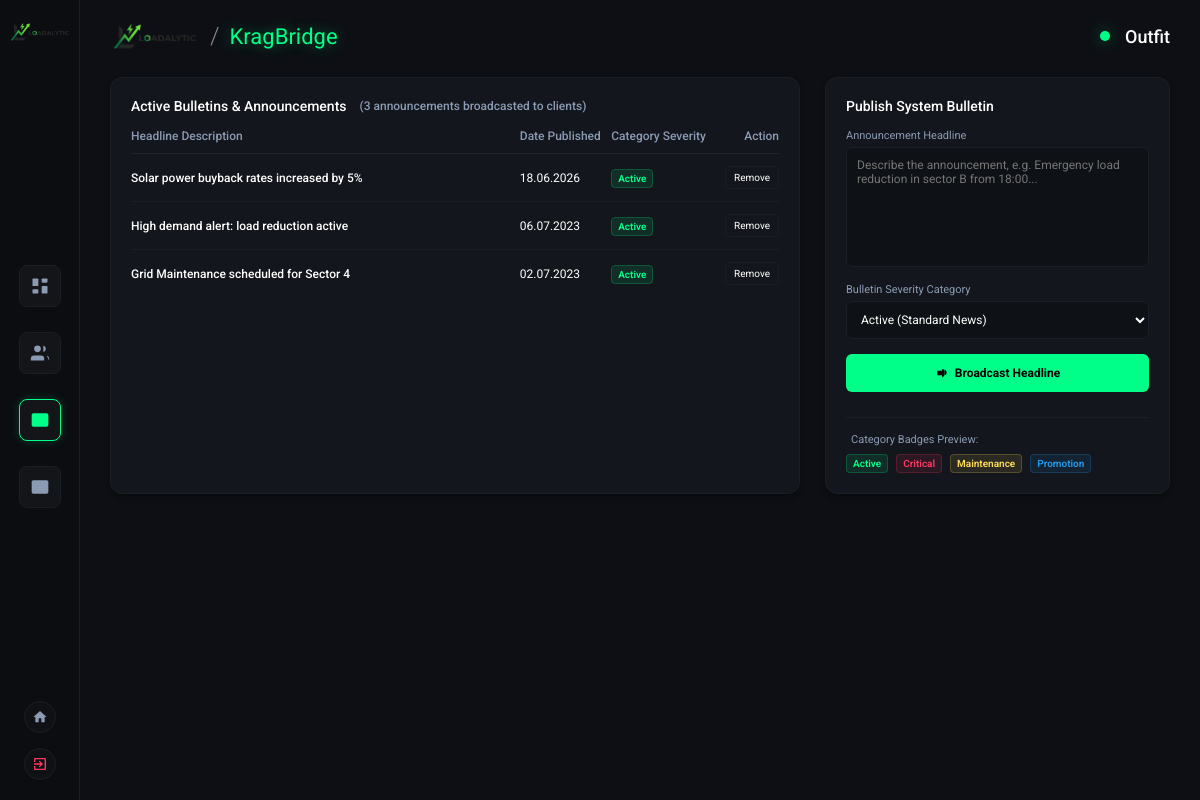
The page /admin/news (signed in) on the database its author committed.
### tables this page shows
CREATE TABLE news (
            id INTEGER PRIMARY KEY AUTOINCREMENT,
            headline TEXT NOT NULL,
            date TEXT NOT NULL,
            severity TEXT NOT NULL
        );

### app.py (the view)
@app.route('/admin/news')
def admin_news_page():
    if not is_logged_in():
        flash('Please login to access this section.', 'warning')
        return redirect(url_for('admin_dashboard'))
    conn = get_db()
    news = conn.execute("SELECT * FROM news ORDER BY id DESC").fetchall()
    conn.close()
    return render_template('admin/news.html', news=news, logged_in=is_logged_in())

### app.py (called while the page is built)
def get_db():
    conn = sqlite3.connect(DATABASE)
    conn.row_factory = sqlite3.Row
    return conn

def is_logged_in():
    return session.get('admin_logged_in', False)

### templates/admin/news.html (shortened to what this page needs)
{% extends "admin/base.html" %}
{% set active_tab = 'news' %}
{% block content %}
<div class="admin-split-layout">
    <div class="panel">
        <div class="panel-header">
            <div class="panel-title">
                Active Bulletins & Announcements
                <span class="panel-subtitle">({{ news|length }} announcements broadcasted to clients)</span>
            </div>
        </div>
        {% if news|length == 0 %}
        <div style="padding: 40px; text-align: center; color: var(--text-secondary);">
            No bulletins currently posted on the KragBridge portal.
        </div>
        {% else %}
        <table class="data-table">
            <thead>
                <tr>
                    <th style="width: 60%;">Headline Description</th>
                    <th>Date Published</th>
                    <th>Category Severity</th>
                    <th style="text-align: right;">Action</th>
                </tr>
            </thead>
            <tbody>
                {% for item in news %}
                <tr>
                    <td style="font-weight: 500; padding-right: 15px;">{{ item.headline }}</td>
                    <td>{{ item.date }}</td>
                    <td><span class="news-badge {{ item.severity }}">{{ item.severity }}</span></td>
                    <td style="text-align: right;">
                        <form action="/admin/news/delete/{{ item.id }}" method="POST" onsubmit="return confirm('Delete this bulletin? It will be removed for all resellers.');">
                            <button type="submit" class="action-btn delete">Remove</button>
                        </form>
                    </td>
                </tr>
                {% endfor %}
            </tbody>
        </table>
        {% endif %}
    </div>
    <div class="panel" style="align-self: start;">
        <div class="panel-header">
            <div class="panel-title">Publish System Bulletin</div>
        </div>
        <form action="/admin/news/add" method="POST">
            <div class="input-group">
                <label>Announcement Headline</label>
                <textarea name="headline" class="form-textarea" required placeholder="Describe the announcement, e.g. Emergency load reduction in sector B from 18:00..." style="height: 120px;"></textarea>
            </div>
            <div class="input-group">
                <label>Bulletin Severity Category</label>
                <select name="severity" class="form-select">
                    <option value="Active">Active (Standard News)</option>
                </select>
            </div>
            <button type="submit" class="btn-submit" style="margin-top: 15px; display: flex; align-items: center; justify-content: center; gap: 6px;">
                <svg viewBox="0 0 24 24" width="14" height="14" fill="currentColor" xmlns="http://www.w3.org/2000/svg">
                    <path d="M12 8H4v8h8v-8zm1.5-3.5L12 6.5v11l1.5 2 2.5-3.5V8l-2.5-3.5zm6.5 7c0-2.5-1.5-4.5-3.5-5.5V16c2-.5 3.5-2.5 3.5-5z"/>
                </svg>
                Broadcast Headline
            </button>
        </form>
        <div style="margin-top: 25px; border-top: 1px solid var(--border-color); padding-top: 15px;">
            <div class="panel-subtitle" style="font-size: 11px; margin-bottom: 8px; color: var(--text-secondary);">
                Category Badges Preview:
            </div>
            <div style="display: flex; flex-wrap: wrap; gap: 8px;">
                <span class="news-badge Active">Active</span>
                <span class="news-badge Critical">Critical</span>
                <span class="news-badge Maintenance">Maintenance</span>
                <span class="news-badge Promotion">Promotion</span>
            </div>
        </div>
    </div>
</div>
{% endblock %}

### assets/css/admin.css (style rules this page uses)
:root { --bg-color: #0d0f14; --sidebar-bg: #0b0d11; --panel-bg: rgba(20, 24, 30, 0.85); --border-color: #1a1e26; --neon-green: #00ff88; --neon-red: #ff3860; --neon-yellow: #ffdd57; --neon-blue: #209cee; --text-primary: #ffffff; --text-secondary: #8b9bb4; --accent-glow: 0 0 15px rgba(0, 255, 136, 0.4); --panel-border-glow: 0 0 10px rgba(0, 255, 136, 0.2); --danger-glow: 0 0 15px rgba(255, 56, 96, 0.4); --warning-glow: 0 0 15px rgba(255, 221, 87, 0.4); }
* { margin: 0; padding: 0; box-sizing: border-box; font-family: 'Roboto', sans-serif; }
body { background-color: var(--bg-color); color: var(--text-primary); display: flex; height: 100vh; overflow: hidden; }
.panel { background-color: var(--panel-bg); border: 1px solid var(--border-color); border-radius: 12px; padding: 20px; box-shadow: 0 4px 6px rgba(0, 0, 0, 0.3); position: relative; overflow: hidden; }
.panel::after { content: ''; position: absolute; top: 0; left: 0; right: 0; bottom: 0; border-radius: 12px; border: 1px solid transparent; transition: border-color 0.3s ease, box-shadow 0.3s ease; pointer-events: none; }
.panel-header { display: flex; justify-content: space-between; align-items: center; margin-bottom: 15px; }
.panel-title { font-size: 14px; font-weight: 500; color: var(--text-primary); display: flex; align-items: center; gap: 8px; }
.panel-subtitle { font-size: 12px; color: var(--text-secondary); margin-left: 5px; }
.data-table { width: 100%; border-collapse: collapse; font-size: 12px; color: var(--text-secondary); }
.data-table th { text-align: left; padding-bottom: 10px; color: var(--text-secondary); font-weight: 500; border-bottom: 1px solid rgba(255, 255, 255, 0.06); }
.data-table td { padding: 12px 0; border-bottom: 1px solid rgba(255, 255, 255, 0.03); color: var(--text-primary); vertical-align: middle; }
.data-table tr:last-child td { border-bottom: none; }
.input-group { margin-bottom: 12px; text-align: left; }
.input-group label { display: block; font-size: 11px; color: var(--text-secondary); margin-bottom: 5px; }
.form-input, .form-textarea, .form-select { width: 100%; background-color: rgba(0, 0, 0, 0.25); border: 1px solid var(--border-color); border-radius: 6px; padding: 10px; color: var(--text-primary); font-size: 12px; transition: all 0.3s ease; }
.form-textarea { resize: none; height: 70px; }
.btn-submit { width: 100%; background-color: var(--neon-green); color: #000; border: none; border-radius: 6px; padding: 12px; font-size: 12px; font-weight: 700; cursor: pointer; transition: all 0.3s ease; }
.action-btn { background: transparent; border: 1px solid var(--border-color); color: var(--text-primary); padding: 5px 8px; border-radius: 4px; cursor: pointer; font-size: 10px; transition: all 0.3s ease; text-decoration: none; display: inline-block; }
.news-badge { font-size: 10px; padding: 3px 6px; border-radius: 4px; font-weight: 600; }
.news-badge.Active { background: rgba(0, 255, 136, 0.1); color: var(--neon-green); border: 1px solid rgba(0, 255, 136, 0.2); }
.news-badge.Critical { background: rgba(255, 56, 96, 0.1); color: var(--neon-red); border: 1px solid rgba(255, 56, 96, 0.2); }
.news-badge.Maintenance { background: rgba(255, 221, 87, 0.1); color: var(--neon-yellow); border: 1px solid rgba(255, 221, 87, 0.2); }
.news-badge.Promotion { background: rgba(32, 156, 238, 0.1); color: var(--neon-blue); border: 1px solid rgba(32, 156, 238, 0.2); }
.admin-split-layout { display: grid; grid-template-columns: 2fr 1fr; gap: 25px; }

### rows shown on the page
news: headline "Solar power buyback rates increased by 5%", date "18.06.2026", severity "Active"
news: headline "High demand alert: load reduction active", date "06.07.2023", severity "Active"
news: headline "Grid Maintenance scheduled for Sector 4", date "02.07.2023", severity "Active"

### other values the page prints
{{ news|length }} "3"
